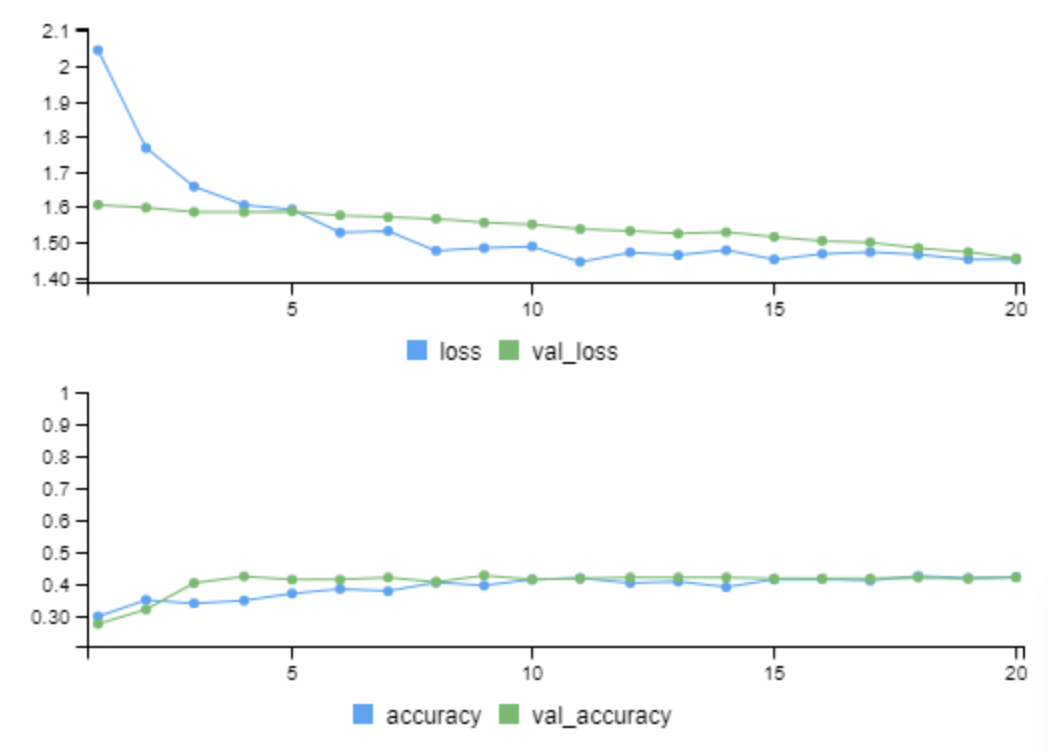

Here is the R script that generated this plot:
# clean environment
rm(list = ls()) # removes environment variables 
gc() # garbage collection

# install as needed
#install.packages("BiocManager") 
#BiocManager::install("EBImage")

# libraries 
library(reticulate)
library(keras)  
library(tensorflow)
library(tidyverse)
#library(pillow)
library(EBImage)
#library(kerasR)
# library(imager) # 502 status when installing 

# install_keras()
# run after calling library(keras)
# helps configure keras to your machine
# if taking long with lazy initialization errors, restart R
# only need to run once, or as needed to handle errors

# set up reticulate anaconda environment 
# since keras depends on it for python packages 
# specifically, fit_generator() from keras requires PIL 
# from python pillow library 
# reticulate::py_install("pillow",env=tf)
conda_list()[[1]][1] %>% 
  use_condaenv(required = TRUE)

# Info on configuring conda environment  
# https://stackoverflow.com/questions/57612703/could-not-import-pil-image-even-if-pillow-already-installed 

# if using kerasE
# reticulate::use_python()
# kerasR::keras_init()

# image_data_generator transformations 
# https://towardsdatascience.com/exploring-image-data-augmentation-with-keras-and-tensorflow-a8162d89b844
# https://keras.rstudio.com/reference/image_data_generator.html

# Basic example of image cnn in R 
# https://www.shirin-glander.de/2018/06/keras_fruits/

##################### MODELING #################################################
batch_size = 32
epochs = 20
num_labels = 5
img_width = 20
img_height = 20
target_size = c(img_width, img_height) # scale down images
channels = 1 # color images were converted to black and white when reading in

data_gen= image_data_generator(rotation_range     = 90,
                               width_shift_range  = 0.5,
                               height_shift_range = 0.5,
                               # brightness_range = c(0.2, 1),
                               shear_range        = 40,
                               zoom_range         = 40,
                               horizontal_flip    = TRUE,
                               vertical_flip      = TRUE,
                               rescale            = 1/255)

# make sure sub directories are set up 
# (directory points to folder that contains a folder that has images)

train_image_array_gen  = flow_images_from_directory(directory   = '../data/clean_im3/train',
                                                    generator   = data_gen,
                                                    # subset      = 'training',
                                                    target_size = target_size,
                                                    class_mode  = "categorical",
                                                    batch_size  = batch_size,
                                                    seed        = 42,
                                                    color_mode  = 'grayscale')

valid_image_array_gen  = flow_images_from_directory(directory   = '../data/clean_im3/val',
                                                    generator   = data_gen,
                                                    # subset      = 'validation',
                                                    target_size = target_size,
                                                    class_mode  = "categorical",
                                                    batch_size  = batch_size,
                                                    seed        = 42,
                                                    color_mode  = 'grayscale')

test_image_array_gen = flow_images_from_directory(directory     = '../data/clean_im3/test', 
                                                  generator     = data_gen,
                                                  target_size   = target_size,
                                                  class_mode    = "categorical",
                                                  batch_size    = batch_size,
                                                  seed          = 42,
                                                  color_mode    = 'grayscale')

cat("number of images per class:")                         
table(factor(train_image_array_gen$classes))

# number of training samples
train_samples = train_image_array_gen$n
# number of validation samples
valid_samples = valid_image_array_gen$n

# build model
model = keras_model_sequential()

model %>%
  layer_conv_2d(filter = 32, kernel_size = c(3,3), padding = "same", input_shape = c(img_width, img_height, channels)) %>%
  layer_activation("relu") %>%
  
  # Second hidden layer
  layer_conv_2d(filter = 16, kernel_size = c(3,3), padding = "same") %>%
  layer_activation_leaky_relu(0.5) %>%
  layer_batch_normalization() %>%
  
  # Use max pooling
  layer_max_pooling_2d(pool_size = c(2,2)) %>%
  layer_dropout(0.25) %>%
  
  # Flatten max filtered output into feature vector 
  # and feed into dense layer
  layer_flatten() %>%
  layer_dense(100) %>%
  layer_activation("relu") %>%
  layer_dropout(0.5) %>%
  
  # Outputs from dense layer are projected onto output layer
  layer_dense(num_labels) %>% 
  layer_activation("softmax")

# compile
model %>% compile(
  loss = "categorical_crossentropy",
  optimizer = optimizer_rmsprop(lr = 0.0001, decay = 1e-6),
  metrics = "accuracy"
)

# fit
hist = model %>% fit_generator(
  # training data
  train_image_array_gen,
  
  # epochs
  steps_per_epoch = as.integer(train_samples / batch_size), 
  epochs = epochs, 
  
  # validation data
  validation_data = valid_image_array_gen,
  validation_steps = as.integer(valid_samples / batch_size),
  
  # print progress
  verbose = 2,
  callbacks = list(
    # save best model after every epoch
    callback_model_checkpoint("/Users/shiringlander/Documents/Github/DL_AI/Tutti_Frutti/fruits-360/keras/fruits_checkpoints.h5", save_best_only = TRUE),
    # only needed for visualising with TensorBoard
    callback_tensorboard(log_dir = "/Users/shiringlander/Documents/Github/DL_AI/Tutti_Frutti/fruits-360/keras/logs")
  )
)


# check model structure (layer summary)
summary(model)

# fit the model
# use fit with generator rather than fit_generator
hist <- model %>% fit_generator(
  # training data
  train_image_array_gen,
  
  # epochs
  steps_per_epoch = as.integer(train_samples / batch_size), 
  epochs = epochs, 
  
  # validation data
  validation_data = valid_image_array_gen,
  validation_steps = as.integer(valid_samples / batch_size),
  
  # print progress
  verbose = 2,
  callbacks = list(
    # save best model after every epoch
    callback_model_checkpoint("logs/checkpoints1_model1.h5", save_best_only = TRUE),
    # only needed for visualizing with TensorBoard
    callback_tensorboard(log_dir = "logs")
  )
)

# visualize the history 
plot(hist)
